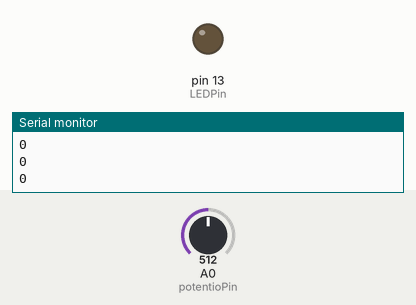
Bench run of a sketch on a simulated Arduino Uno, built with avr-gcc and run on an emulated ATmega328P. On the bench: output pins drawn as LEDs (lit = HIGH), the last lines printed to the serial monitor. The inputs (shaded band) are chosen by the test bench; at power-on: A0 (potentioPin) = 512.

Above: at 1.2 s.
1.3 s: A0 (potentioPin) set to 264
2.8 s: A0 (potentioPin) set to 233
At 3.1 s:
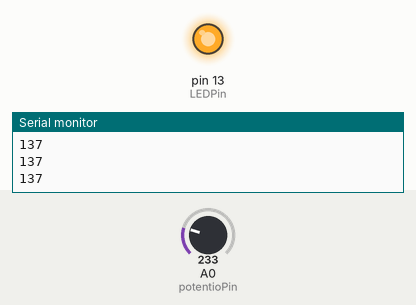
4.3 s: A0 (potentioPin) set to 306
At 4.7 s:
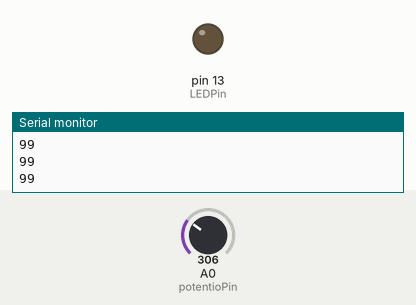
5.8 s: A0 (potentioPin) set to 122
At 6.2 s:
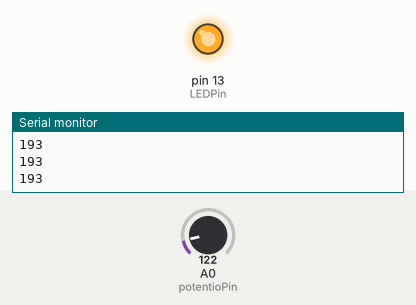
Timing chart, 0 to 8.3 s (numbered marks = the images above; inputs shaded):
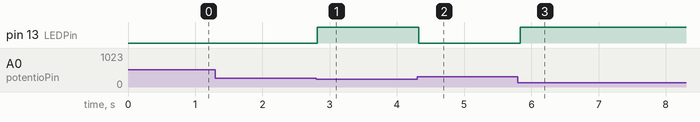

The sketch:

22.10.11_A.ino
```cpp
#define potentioPin A0
#define LEDPin 13
void setup() {
  Serial.begin(9600);
  pinMode(LEDPin, OUTPUT);
}

void loop() {
  int sensorValue = analogRead(potentioPin);
  sensorValue = map(sensorValue, 0, 500, 255, 0);
  sensorValue = constrain(sensorValue, 0, 255);
  Serial.println(sensorValue);

  analogWrite(LEDPin, sensorValue);

  delay(50);
}
```

Measured:
- the behaviour switches between 251 and 250 on A0 (potentioPin) (found by bisection; images 0 and 1)
- after the input at 2.8 s, pin 13 (LEDPin): LOW → HIGH at once
- after the input at 4.3 s, pin 13 (LEDPin): HIGH → LOW at once
- after the input at 5.8 s, pin 13 (LEDPin): LOW → HIGH at once
